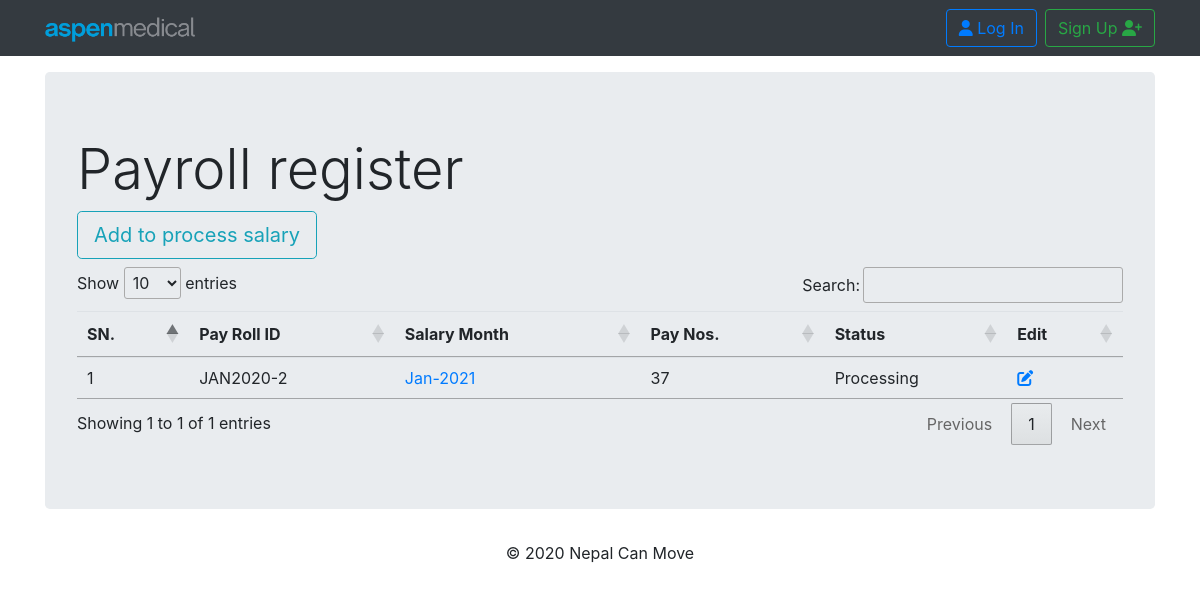
/payroll/process_salary/, run on the app's committed database.
### payroll/models.py (models this page shows, shortened)
class ProcessSalary(models.Model):
    payroll_id      = models.CharField(max_length=90, blank=True,null=True)
    salary_month    = models.DateField(default =datetime.datetime.now)
    employee        = models.ManyToManyField(Payslip, related_name='employee_name')
    start_date      = models.DateField()
    finish_date     = models.DateField()
    SALARY_TYPES    = (('Normal', 'Normal'),
                      ('Adjustment', 'Adjustment'),)
    salary_type     = models.CharField(max_length=60, default=SALARY_TYPES[0][0], choices=SALARY_TYPES, blank=True,null=True)
    SALARY_STATUS   = (('Processing', 'Processing'),
                      ('Processed', 'Processed'),
                      ('Paid', 'Paid'),)
    status          = models.CharField(max_length=60, default=SALARY_STATUS[0][0], choices=SALARY_STATUS, blank=True,null=True)
    employee_count  = models.IntegerField(null=True, blank=True,default=0)
    gross_pay       = models.DecimalField(max_digits=12, decimal_places=2, blank=True,null=True)
    actual_gross_pay= models.DecimalField(max_digits=12, decimal_places=2, blank=True,null=True)
    Additional_pay  = models.DecimalField(max_digits=12, decimal_places=2, blank=True,null=True)
    deduction       = models.DecimalField(max_digits=12, decimal_places=2, blank=True,null=True)
    total           = models.DecimalField(max_digits=12, decimal_places=2, blank=True,null=True)

### payroll/views.py (the view)
# urls.py: path('process_salary/',views.ProcessSalaryListView.as_view(),name='process_salary_list'),
class ProcessSalaryListView(ListView):
    template_name = 'payroll/process_salary_list.html'
    context_object_name = 'process_salary_list'
    queryset = models.ProcessSalary.objects.filter(status="Processing")
    def get_context_data(self, *args, **kwargs):
        context = super().get_context_data(*args,**kwargs)
        ps_list = context['process_salary_list']
        data = []
        total_nos = 0
        for ps in ps_list:
            total_nos = ps.employee.all().count()
            data.append([ps,total_nos])
        context['data'] = data
        return context

### payroll/templates/payroll/process_salary_list.html (shortened to what this page needs)
{% extends "base.html" %}
{% block content %}
{% load humanize %}
  <div class="jumbotron">
    <h2 class="display-4"> Payroll register</h2>
    <a class="btn btn-outline-info btn-lg mb-2" href="{% url 'payroll:process_salary_create' %}" role="button">Add to process salary</a>
    <table class="table table-hover" id="table_id">
      <thead>
        <tr>
          <th scope="col">SN.</th>
          <th scope="col">Pay Roll ID</th>
          <th scope="col">Salary Month</th>
          <th scope="col">Pay Nos. </th>
          <th scope="col">Status </th>
          <th scope="col">Edit </th>
        </tr>
      </thead>
      <tbody>
        {% for dt in data %}
        <tr>
          <td scope="row">{{ forloop.counter }}</td>
          <td> {{ dt.0.payroll_id }}</td>
          {% if dt.0.status == "Processing" %}
          <td> <a href="{% url 'payroll:process_salary_detail' pk=dt.0.pk %}">{{dt.0.salary_month | date:'M-Y' }}</a> </td>
          {% else %}
          <td>{{dt.0.salary_month | date:'M-Y' }}</td>
          {% endif %}
          <td> {{ dt.1 }}</td>
          <td> {{ dt.0.status}}</td>
          {% if dt.0.status == "Processing" %}
            <td> <a href="{% url 'payroll:process_salary_update' pk=dt.0.pk %}"><i class="fas fa-edit mr-2"> </i></a></td>
          {% else %}
            <td> </td>
          {% endif %}
          {% endfor %}
        </tbody>
    </table>
  </div>
{% endblock %}

### data on the page
ProcessSalary: payroll "JAN2020-2", salary_month "Jan-2021", dt "37", status "Processing"
